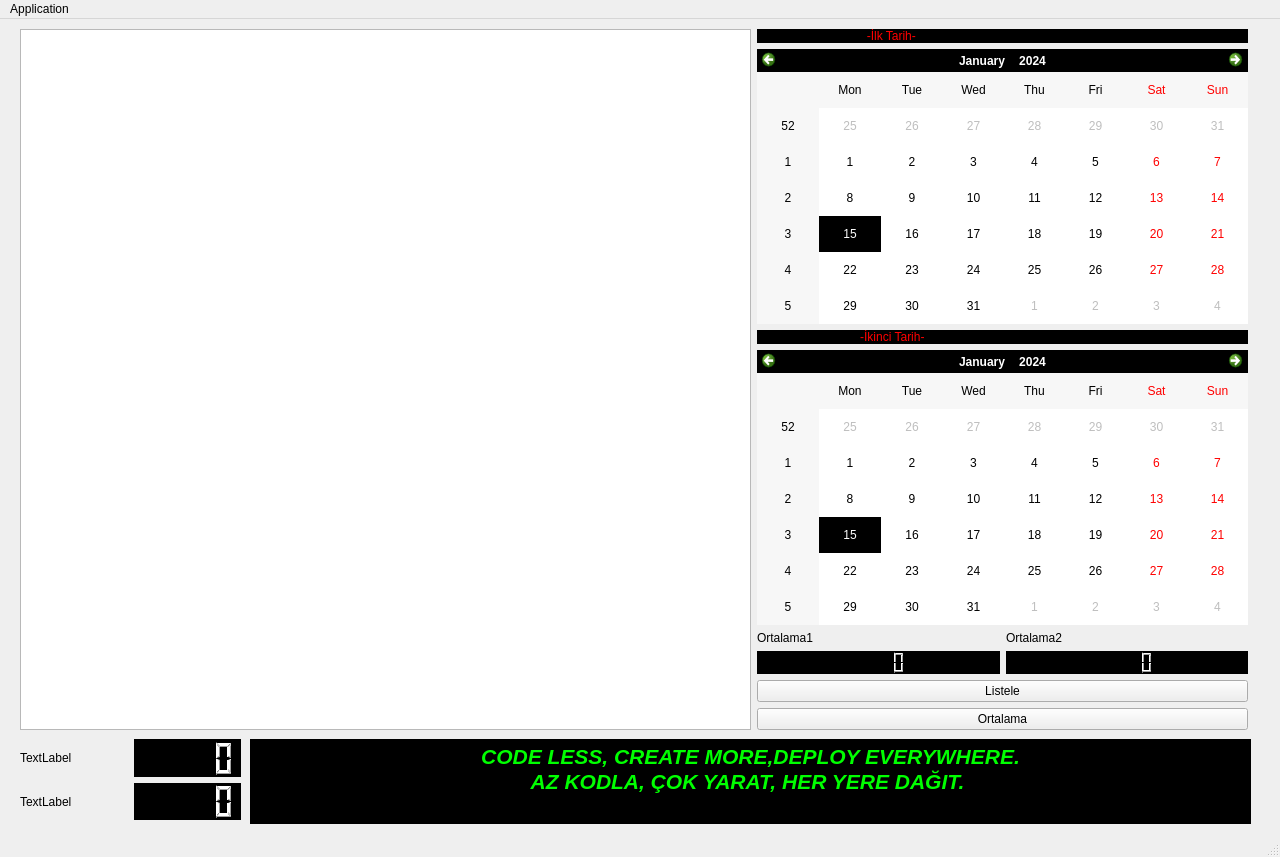
<?xml version="1.0" encoding="UTF-8"?>
<ui version="4.0">
 <class>MainWindow</class>
 <widget class="QMainWindow" name="MainWindow">
  <property name="geometry">
   <rect>
    <x>0</x>
    <y>0</y>
    <width>1280</width>
    <height>857</height>
   </rect>
  </property>
  <property name="windowTitle">
   <string>MainWindow</string>
  </property>
  <property name="styleSheet">
   <string notr="true"/>
  </property>
  <widget class="QWidget" name="centralwidget">
   <widget class="QTableView" name="tableView">
    <property name="geometry">
     <rect>
      <x>20</x>
      <y>10</y>
      <width>731</width>
      <height>701</height>
     </rect>
    </property>
    <property name="styleSheet">
     <string notr="true"/>
    </property>
   </widget>
   <widget class="QWidget" name="layoutWidget">
    <property name="geometry">
     <rect>
      <x>757</x>
      <y>10</y>
      <width>491</width>
      <height>701</height>
     </rect>
    </property>
    <layout class="QVBoxLayout" name="verticalLayout_7">
     <item>
      <layout class="QVBoxLayout" name="verticalLayout_6">
       <item>
        <layout class="QVBoxLayout" name="verticalLayout_5">
         <item>
          <widget class="QLabel" name="label_3">
           <property name="styleSheet">
            <string notr="true">font: 75 12pt &quot;MS Shell Dlg 2&quot;;
color: rgb(255, 0, 0);
background-color: rgb(0, 0, 0);
color: rgb(255, 0, 0);</string>
           </property>
           <property name="text">
            <string>                                 -İlk Tarih-</string>
           </property>
          </widget>
         </item>
        </layout>
       </item>
       <item>
        <layout class="QVBoxLayout" name="verticalLayout_3">
         <item>
          <widget class="QCalendarWidget" name="calendarWidget_1">
           <property name="styleSheet">
            <string notr="true">selection-color: rgb(255, 255, 255);
selection-background-color: rgb(0, 0, 0);</string>
           </property>
          </widget>
         </item>
         <item>
          <widget class="QLabel" name="label_4">
           <property name="styleSheet">
            <string notr="true">font: 75 12pt &quot;MS Shell Dlg 2&quot;;
background-color: rgb(0, 0, 0);
color: rgb(255, 0, 0);</string>
           </property>
           <property name="text">
            <string>                               -İkinci Tarih-</string>
           </property>
          </widget>
         </item>
         <item>
          <widget class="QCalendarWidget" name="calendarWidget_2">
           <property name="styleSheet">
            <string notr="true">selection-background-color: rgb(0, 0, 0);
selection-color: rgb(255, 255, 255);</string>
           </property>
          </widget>
         </item>
        </layout>
       </item>
      </layout>
     </item>
     <item>
      <layout class="QVBoxLayout" name="verticalLayout_4">
       <item>
        <layout class="QHBoxLayout" name="horizontalLayout">
         <item>
          <layout class="QVBoxLayout" name="verticalLayout">
           <item>
            <widget class="QLabel" name="label_5">
             <property name="text">
              <string>Ortalama1</string>
             </property>
            </widget>
           </item>
           <item>
            <widget class="QLCDNumber" name="lcdNumber">
             <property name="styleSheet">
              <string notr="true">background-color: rgb(0, 0, 0);
color: rgb(255, 255, 255);</string>
             </property>
            </widget>
           </item>
          </layout>
         </item>
         <item>
          <layout class="QVBoxLayout" name="verticalLayout_2">
           <item>
            <widget class="QLabel" name="label_6">
             <property name="text">
              <string>Ortalama2</string>
             </property>
            </widget>
           </item>
           <item>
            <widget class="QLCDNumber" name="lcdNumber_2">
             <property name="styleSheet">
              <string notr="true">background-color: rgb(0, 0, 0);
color: rgb(255, 255, 255);</string>
             </property>
            </widget>
           </item>
          </layout>
         </item>
        </layout>
       </item>
       <item>
        <widget class="QPushButton" name="pushButton_takvim_aralk">
         <property name="text">
          <string>Listele</string>
         </property>
        </widget>
       </item>
       <item>
        <widget class="QPushButton" name="pushButton">
         <property name="text">
          <string>Ortalama</string>
         </property>
        </widget>
       </item>
      </layout>
     </item>
    </layout>
   </widget>
   <widget class="QWidget" name="layoutWidget">
    <property name="geometry">
     <rect>
      <x>20</x>
      <y>720</y>
      <width>221</width>
      <height>81</height>
     </rect>
    </property>
    <layout class="QVBoxLayout" name="verticalLayout_8">
     <item>
      <layout class="QHBoxLayout" name="horizontalLayout_2">
       <item>
        <widget class="QLabel" name="label_image">
         <property name="text">
          <string>TextLabel</string>
         </property>
        </widget>
       </item>
       <item>
        <widget class="QLCDNumber" name="seviye_B">
         <property name="styleSheet">
          <string notr="true">background-color: rgb(0, 0, 0);
color: rgb(255, 255, 255);</string>
         </property>
        </widget>
       </item>
      </layout>
     </item>
     <item>
      <layout class="QHBoxLayout" name="horizontalLayout_3">
       <item>
        <widget class="QLabel" name="label_image2">
         <property name="text">
          <string>TextLabel</string>
         </property>
        </widget>
       </item>
       <item>
        <widget class="QLCDNumber" name="seviye_A">
         <property name="styleSheet">
          <string notr="true">background-color: rgb(0, 0, 0);
color: rgb(255, 255, 255);</string>
         </property>
        </widget>
       </item>
      </layout>
     </item>
    </layout>
   </widget>
   <widget class="QTextEdit" name="textEdit">
    <property name="geometry">
     <rect>
      <x>250</x>
      <y>720</y>
      <width>1001</width>
      <height>85</height>
     </rect>
    </property>
    <property name="styleSheet">
     <string notr="true">background-color: rgb(0, 0, 0);</string>
    </property>
    <property name="html">
     <string>&lt;!DOCTYPE HTML PUBLIC &quot;-//W3C//DTD HTML 4.0//EN&quot; &quot;http://www.w3.org/TR/REC-html40/strict.dtd&quot;&gt;
&lt;html&gt;&lt;head&gt;&lt;meta name=&quot;qrichtext&quot; content=&quot;1&quot; /&gt;&lt;style type=&quot;text/css&quot;&gt;
p, li { white-space: pre-wrap; }
&lt;/style&gt;&lt;/head&gt;&lt;body style=&quot; font-family:'MS Shell Dlg 2'; font-size:7.8pt; font-weight:400; font-style:normal;&quot;&gt;
&lt;p align=&quot;center&quot; style=&quot; margin-top:0px; margin-bottom:0px; margin-left:0px; margin-right:0px; -qt-block-indent:0; text-indent:0px;&quot;&gt;&lt;span style=&quot; font-size:16pt; font-weight:600; font-style:italic; color:#00ff00;&quot;&gt;CODE LESS, CREATE MORE,DEPLOY EVERYWHERE.&lt;/span&gt;&lt;/p&gt;
&lt;p align=&quot;center&quot; style=&quot; margin-top:0px; margin-bottom:0px; margin-left:0px; margin-right:0px; -qt-block-indent:0; text-indent:0px;&quot;&gt;&lt;span style=&quot; font-size:16pt; font-weight:600; font-style:italic; color:#00ff00;&quot;&gt;AZ KODLA, ÇOK YARAT, HER YERE DAĞIT. &lt;/span&gt;&lt;/p&gt;&lt;/body&gt;&lt;/html&gt;</string>
    </property>
   </widget>
  </widget>
  <widget class="QStatusBar" name="statusbar"/>
  <widget class="QMenuBar" name="menubar">
   <property name="geometry">
    <rect>
     <x>0</x>
     <y>0</y>
     <width>1280</width>
     <height>25</height>
    </rect>
   </property>
   <widget class="QMenu" name="menuApplication">
    <property name="title">
     <string>Application</string>
    </property>
    <addaction name="separator"/>
   </widget>
   <addaction name="menuApplication"/>
  </widget>
 </widget>
 <resources/>
 <connections/>
</ui>
